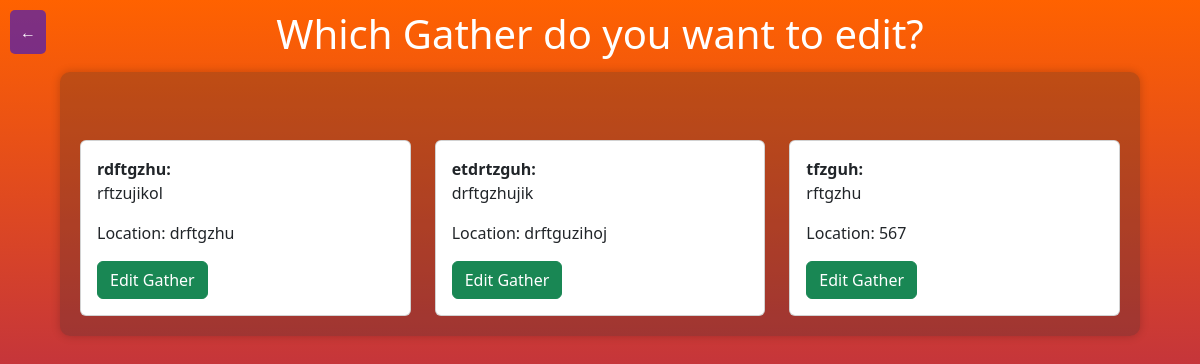
/showowngather (signed in), run on the app's committed database.
### website/models.py (models this page shows)
class Gather(db.Model, UserMixin):
    id = db.Column(db.Integer, primary_key = True)
    name = db.Column(db.String(150))
    description = db.Column(db.String(1000))
    location = db.Column(db.String(1000))
    Date = db.Column(db.Date)
    Time = db.Column(db.Time)
    createdAt = db.Column(db.DateTime(),default=datetime.utcnow)
    user_id = db.Column(db.Integer, db.ForeignKey('user.id'))
    Host = db.Column(db.String(20))
    users = db.relationship('User', secondary=user_gather_association, back_populates='Gathers')
    markers = db.relationship('Marker', back_populates='gather')

### website/gather.py (the view)
@gather.route("/showowngather", methods=['GET', 'POST'])
def ownGather():
    user_id = current_user.id
    gathers = Gather.query.filter_by(user_id=user_id).order_by(Gather.id).all()
    return render_template('manageGather.html', Gathers=gathers)

### website/__init__.py (called while the page is built)
def create_app():
    app = Flask(__name__)
    app.config['SECRET_KEY'] = 'napusi se kurca'
    app.config['SQLALCHEMY_DATABASE_URI'] = f'sqlite:///{DB_NAME}'
    db.init_app(app)
    from .views import views
    from .auth import auth
    from .gather import gather
    app.register_blueprint(views, url_prefix='/')
    app.register_blueprint(auth, url_prefix='/')
    app.register_blueprint(gather,url_prefix='/')
    from .models import User
    with app.app_context():
        db.create_all()
    login_manager = LoginManager()
    login_manager.login_view = 'auth.login'
    login_manager.init_app(app)
    @login_manager.user_loader
    def load_user(id):
        return User.query.get(int(id))
    return app

### website/templates/manageGather.html (shortened to what this page needs)
<!DOCTYPE html>
<html lang="en">
<head>
    <link href="https://cdn.jsdelivr.net/npm/bootstrap@5.3.2/dist/css/bootstrap.min.css" rel="stylesheet">
</head>
<body>
    <a href="/explore" class="btn btn-primary back-button">&#8592;</a>
    <header>
        <h1>Which Gather do you want to edit?</h1>
    </header>
    <div class="container">
        {% for Gather in Gathers %}
            {% if Gather.user_id == current_user.id %}
                {% if loop.index % 3 == 1 %}
                    <div class="row mt-5">
                {% endif %}
                <div class="col-md-4">
                    <div class="card">
                        <div class="card-body">
                            <b>{{ Gather.name }}:</b>
                            <p>{{ Gather.description }}</p>
                            <p>Location: {{ Gather.location }}</p>
                            <form action="/editGather" method="POST">
                                <button type="submit" class="btn btn-success">Edit Gather</button>
                            </form>
                        </div>
                    </div>
                </div>
                {% if loop.index % 3 == 0 or loop.last %}
                    </div>
                {% endif %}
            {% endif %}
        {% endfor %}
    </div>
</body>
</html>

### website/templates/manageGather.html (style rules this page uses)
body { margin: 0; font-family: 'Segoe UI', Tahoma, Geneva, Verdana, sans-serif; color: #ffffff; display: flex; flex-direction: column; min-height: 100vh; background: linear-gradient(rgb(255, 98, 0), purple); }
.container { background-color: rgba(43, 43, 43, 0.264); border-radius: 10px; padding: 20px; box-shadow: 0 0 10px rgba(0, 0, 0, 0.2); max-width: 90%; margin: auto; margin-top: 6%; }
.back-button { position: absolute; top: 10px; left: 10px; color: white; background: rgba(0, 0, 255, 0.5); border: none; padding: 10px; border-radius: 5px; z-index: 400; }
header { position: fixed; width: 100%; background-color: rgba(0, 0, 0, 0.0); color: white; text-align: center; padding: 10px 0; z-index: 10; }

### data on the page
Gather: name "rdftgzhu", description "rftzujikol", location "drftgzhu"
Gather: name "etdrtzguh", description "drftgzhujik", location "drftguzihoj"
Gather: name "tfzguh", description "rftgzhu", location "567"
